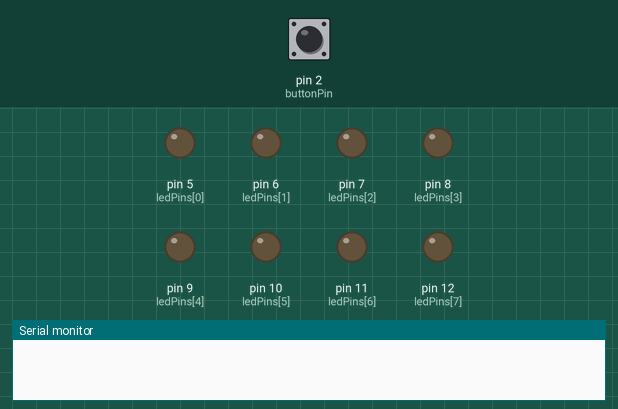
This sketch was run on a simulated Arduino Uno, built with avr-gcc and run on an emulated ATmega328P. On the bench: output pins drawn as LEDs (lit = HIGH), the last lines printed to the serial monitor. The test bench sets the inputs (shaded band); at power-on: pin 2 (buttonPin) LOW.

Above: at 0.94 s.
1.3 s: pin 2 (buttonPin) pulled HIGH for 0.15 s
At 2.2 s:
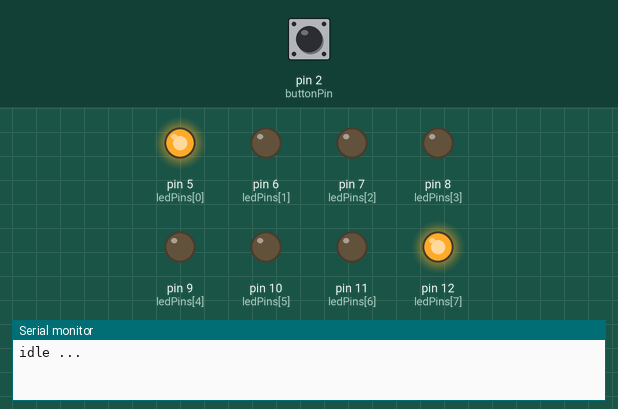
3.0 s: pin 2 (buttonPin) pulled HIGH for 1 s
At 3.51 s:
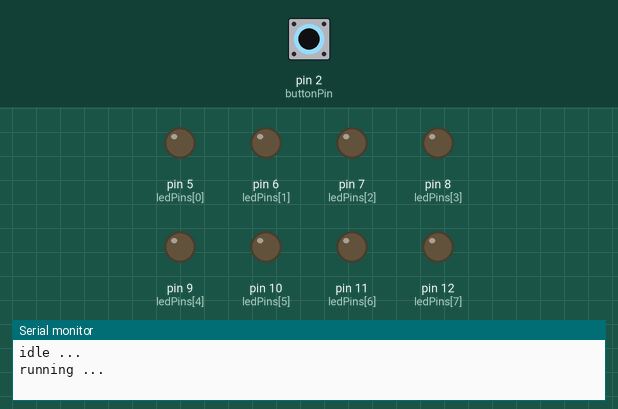
6.0 s: pin 2 (buttonPin) pulled HIGH for 3.2 s
At 6.6 s:
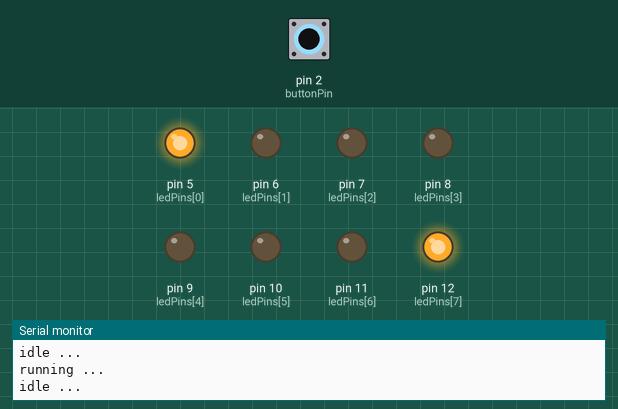
Timing chart, 0 to 9.0 s (numbered marks = the images above; inputs shaded):
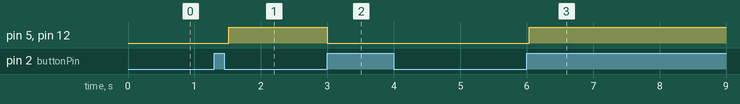

The sketch:

interrupts.ino
```cpp
/*
Name: Anh Quoc Nguyen
Matriculation number: 1397466
*/

int ledPins[] = {5, 6, 7, 8, 9, 10, 11, 12}; // Array of LED pins
int numLeds = 8;
int lightOnTime = 2; // Light-on phase in milliseconds
int stepDuration = 61; // Step duration in milliseconds (calculated manually to achieve 2 s^-1 rate)
int buttonPin = 2; // Pin for the button

volatile bool runningMode = true;
unsigned long lastDebounceTime = 0;
unsigned long debounceDelay = 50;

void setup() {
  Serial.print("13");
  Serial.begin(9600);
  for (int i = 0; i < numLeds ; i++) {
    pinMode(ledPins[i], OUTPUT); // Set each LED pin as output
  }
  pinMode(buttonPin, INPUT); // Set button pin as input with internal pull-up resistor
  attachInterrupt(digitalPinToInterrupt(buttonPin), toggleMode, RISING);
}

void loop() {
  if(runningMode){
    for (int i = 0; i < numLeds; i++) {
      digitalWrite(ledPins[i], HIGH); // Turn on current LED
      delay(lightOnTime); // Light on for 2 ms
      digitalWrite(ledPins[i], LOW); // Turn off current LED
      delay(stepDuration); // Wait for step duration
    }
  } else {
    digitalWrite(ledPins[0], HIGH);
    digitalWrite(ledPins[7], HIGH);
    for (int i = 1; i < numLeds - 1; i++) {
      digitalWrite(ledPins[i], LOW);
    }
    delay(100);
  }
}

void toggleMode(){
  unsigned long currentTime = millis();
  if((currentTime - lastDebounceTime) > debounceDelay){
    runningMode = !runningMode;
  }

  if (runningMode){
    Serial.println("running ...");
    digitalWrite(ledPins[0], LOW);
    digitalWrite(ledPins[7], LOW);
  } else {
    Serial.println("idle ...");
    for (int i = 0; i < numLeds; i++) {
        digitalWrite(ledPins[i], LOW);
    }
  }

  lastDebounceTime = currentTime;
}
```

Measured:
- after the input at 1.3 s, pin 5 (ledPins[0]), pin 12 (ledPins[7]): LOW → HIGH after 0.21 s
- after the input at 3.0 s, pin 5 (ledPins[0]), pin 12 (ledPins[7]): HIGH → LOW at once
- after the input at 6.0 s, pin 5 (ledPins[0]), pin 12 (ledPins[7]): LOW → HIGH at once
